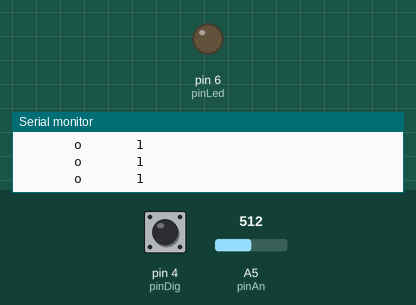
Simulated run of this sketch. Board: Arduino Uno, built with avr-gcc and run on an emulated ATmega328P. Shown: output pins drawn as LEDs (lit = HIGH), the last lines printed to the serial monitor. Dashed ring = blinking. Inputs (shaded band) come from the test bench; at power-on: pin 4 (pinDig) HIGH, A5 (pinAn) = 512.

Above: at 1.2 s.
1.3 s: pin 4 (pinDig) driven LOW
At 1.43 s:
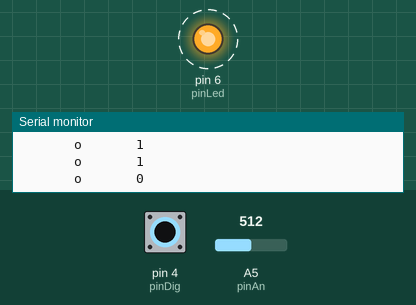
4.3 s: A5 (pinAn) set to 1004
7.3 s: A5 (pinAn) set to 1020
At 7.9 s:
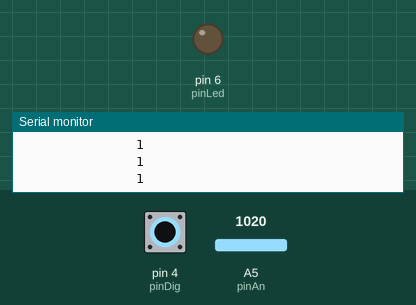
9.2 s: A5 (pinAn) set to 511
At 12.1 s:
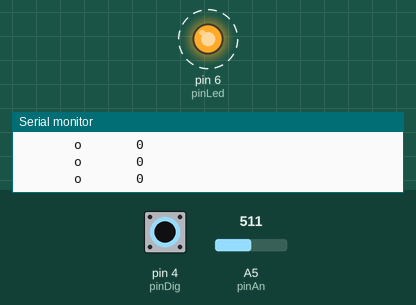
12.2 s: pin 4 (pinDig) driven HIGH
At 12.7 s:
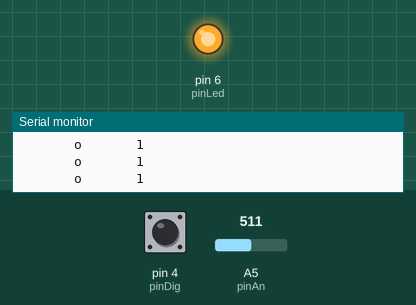
15.2 s: pin 4 (pinDig) pulsed LOW 5 times (0.12 s each, 0.3 s apart)
At 16.9 s:
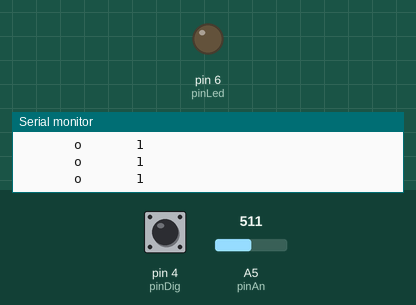
Timing chart, 0 to 18.4 s (numbered marks = the images above; inputs shaded):
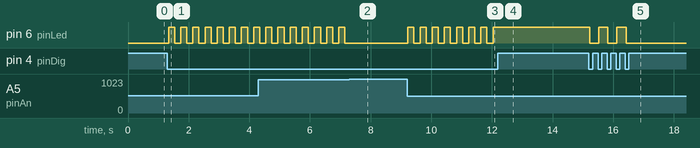

The sketch:

Frequence_Son.ino
```cpp
#define LONGUEUR_GAMME 15

float anInput;
int scaledInput;
int level;
int gamme[LONGUEUR_GAMME];
int action = 0;
int pinLed = 6;
int pinAn = A5;
int pinDig = 4;


void setup() {
  // put your setup code here, to run once:
  pinMode(pinAn,INPUT);
  pinMode(pinDig,INPUT);
  pinMode(pinLed,OUTPUT);
  Serial.begin(9600);
}

void loop() {

  // initialise l'array à 0
  for(int i = 0 ; i < LONGUEUR_GAMME ; i++){
  gamme[i] = 0;
  }

  // lis la valeur en input
  anInput = analogRead(pinAn);
  scaledInput = anInput/(1024/LONGUEUR_GAMME); // donne une valeur entre 1 et 15 à l'input
  level = digitalRead(pinDig);

  gamme[scaledInput] = 1;

  for(int i = 0 ; i < LONGUEUR_GAMME ; i++){
    if (gamme[i] == 1){
     Serial.print("o");
    }
    else{Serial.print(" ");
  }
  }

  Serial.print(level);
  Serial.println("");

  allumeLed(level);

}

void allumeLed(int level){
  if(level == 0){
    action = (action-1) * (action-1);
    digitalWrite(pinLed,action);
    delay(200);
  }
}
```

Measured:
- the behaviour switches between 1019 and 1020 on A5 (pinAn) (found by bisection; images 1 and 2)
- after the input at 1.3 s, pin 6 (pinLed): alternates HIGH for 0.20 s and LOW for 0.20 s, starting at once
- after the input at 7.3 s, pin 6 (pinLed): stops changing and stays LOW
- after the input at 9.2 s, pin 6 (pinLed): alternates HIGH for 0.20 s and LOW for 0.20 s, starting at once
- after the input at 12.2 s, pin 6 (pinLed): stops changing and stays HIGH
- after the input at 15.2 s, pin 6 (pinLed): alternates HIGH for 0.30 s and LOW for 0.30 s, 5 changes in all, then stays LOW, starting at once
